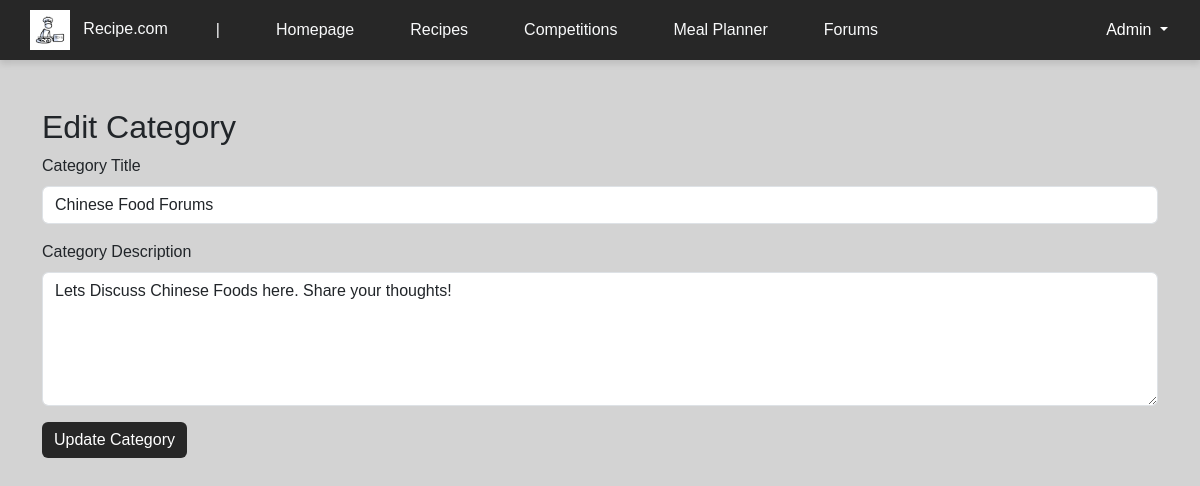
The page /view/edit_category.php?id=1 (signed in) on the database as committed earlier.
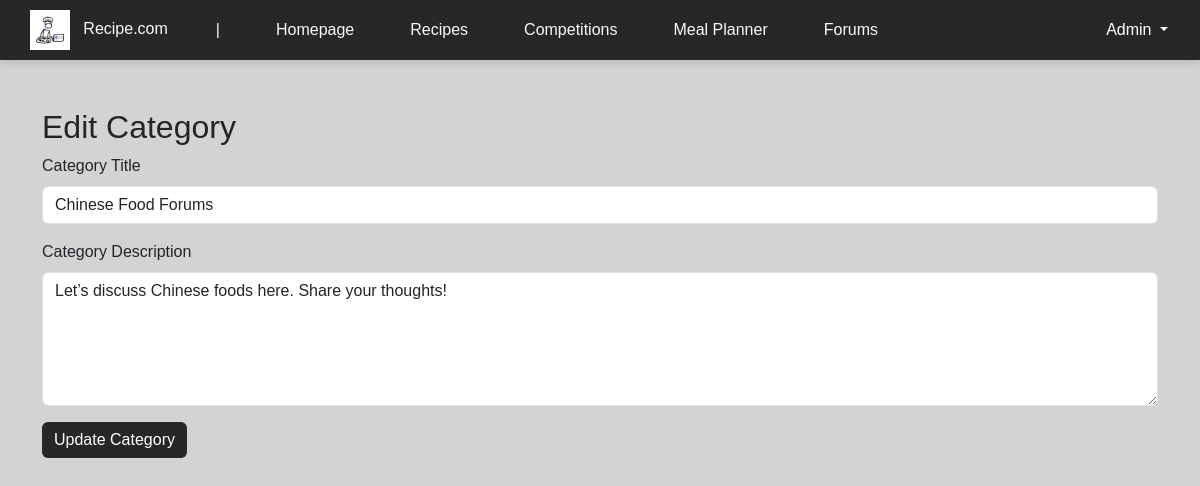
The same page on the database as committed later.
### tables this page shows
CREATE TABLE `forum_category` (
  `category_id` int(10) NOT NULL,
  `name` varchar(255) NOT NULL,
  `description` text DEFAULT NULL
);

### controller/forum_controller.php (called while the page is built, shortened)
<?php
require_once '../model/forum_model.php';
class ForumController {
    private $categoryModel;
    public function __construct($db) {
        $this->categoryModel = new ForumCategoryModel($db);
    }
    public function getCategoryById($categoryId) {
        return $this->categoryModel->getCategoryById($categoryId);
    }
}
?>

### model/forum_model.php (called while the page is built, shortened)
<?php
class ForumCategoryModel {
    private $conn;
    public function __construct($db) {
        $this->conn = $db;
    }
    public function getCategoryById($category_id) {
        $sql = "SELECT * FROM forum_category WHERE category_id = ?";
        $stmt = $this->conn->prepare($sql);
        $stmt->bind_param("i", $category_id);
        $stmt->execute();
        $result = $stmt->get_result();
        return $result->fetch_assoc();
    }
}
?>

### view/edit_category.php (the view, shortened to what this page needs)
<?php
require '../controller/forum_controller.php';
$forumController = new ForumController($conn);
$categoryId = $_GET['id'];
$category = $forumController->getCategoryById($categoryId);
?>
<!DOCTYPE html>
<html lang="en">
<head>
    <link rel="stylesheet" href="../assets/css/header.css">
    <link rel="stylesheet" href="../assets/css/styles.css">
    <link href="https://cdn.jsdelivr.net/npm/bootstrap@5.3.3/dist/css/bootstrap.min.css" rel="stylesheet">
</head>
<body>
    <?php include '../includes/header.php'; ?>
    <div class="container mt-5">
        <h2>Edit Category</h2>
        <form action="../controller/forum_controller.php?action=editCategory" method="POST">
    <div class="mb-3">
        <label for="title" class="form-label">Category Title</label>
        <input type="text" class="form-control" name="title" value="<?= htmlspecialchars($category['name']) ?>" required>
    </div>
    <div class="mb-3">
        <label for="content" class="form-label">Category Description</label>
        <textarea class="form-control" name="content" rows="5" required><?= htmlspecialchars($category['description']) ?></textarea>
    </div>
    <button type="submit" class="btn btn-primary">Update Category</button>
</form>
    </div>
</body>
</html>

Rows that differ between the two databases and show on the page:
changed forum_category "Chinese Food Forums": content "Lets Discuss Chinese Foods here. Share your thoughts!" → "Let’s discuss Chinese foods here. Share your thoughts!"
